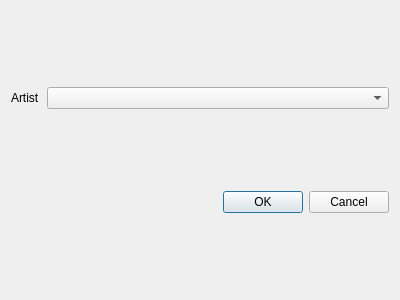
<?xml version="1.0" encoding="UTF-8"?>
<ui version="4.0">
 <class>Dialog</class>
 <widget class="QDialog" name="Dialog">
  <property name="geometry">
   <rect>
    <x>0</x>
    <y>0</y>
    <width>400</width>
    <height>300</height>
   </rect>
  </property>
  <property name="windowTitle">
   <string>Dialog</string>
  </property>
  <layout class="QVBoxLayout" name="verticalLayout">
   <item>
    <layout class="QHBoxLayout" name="horizontalLayout">
     <item>
      <widget class="QLabel" name="label">
       <property name="maximumSize">
        <size>
         <width>30</width>
         <height>16777215</height>
        </size>
       </property>
       <property name="text">
        <string>Artist</string>
       </property>
      </widget>
     </item>
     <item>
      <widget class="QComboBox" name="comboBox"/>
     </item>
    </layout>
   </item>
   <item>
    <widget class="QDialogButtonBox" name="buttonBox">
     <property name="orientation">
      <enum>Qt::Horizontal</enum>
     </property>
     <property name="standardButtons">
      <set>QDialogButtonBox::Cancel|QDialogButtonBox::Ok</set>
     </property>
    </widget>
   </item>
  </layout>
 </widget>
 <resources/>
 <connections>
  <connection>
   <sender>buttonBox</sender>
   <signal>accepted()</signal>
   <receiver>Dialog</receiver>
   <slot>accept()</slot>
   <hints>
    <hint type="sourcelabel">
     <x>248</x>
     <y>254</y>
    </hint>
    <hint type="destinationlabel">
     <x>157</x>
     <y>274</y>
    </hint>
   </hints>
  </connection>
  <connection>
   <sender>buttonBox</sender>
   <signal>rejected()</signal>
   <receiver>Dialog</receiver>
   <slot>reject()</slot>
   <hints>
    <hint type="sourcelabel">
     <x>316</x>
     <y>260</y>
    </hint>
    <hint type="destinationlabel">
     <x>286</x>
     <y>274</y>
    </hint>
   </hints>
  </connection>
 </connections>
</ui>
